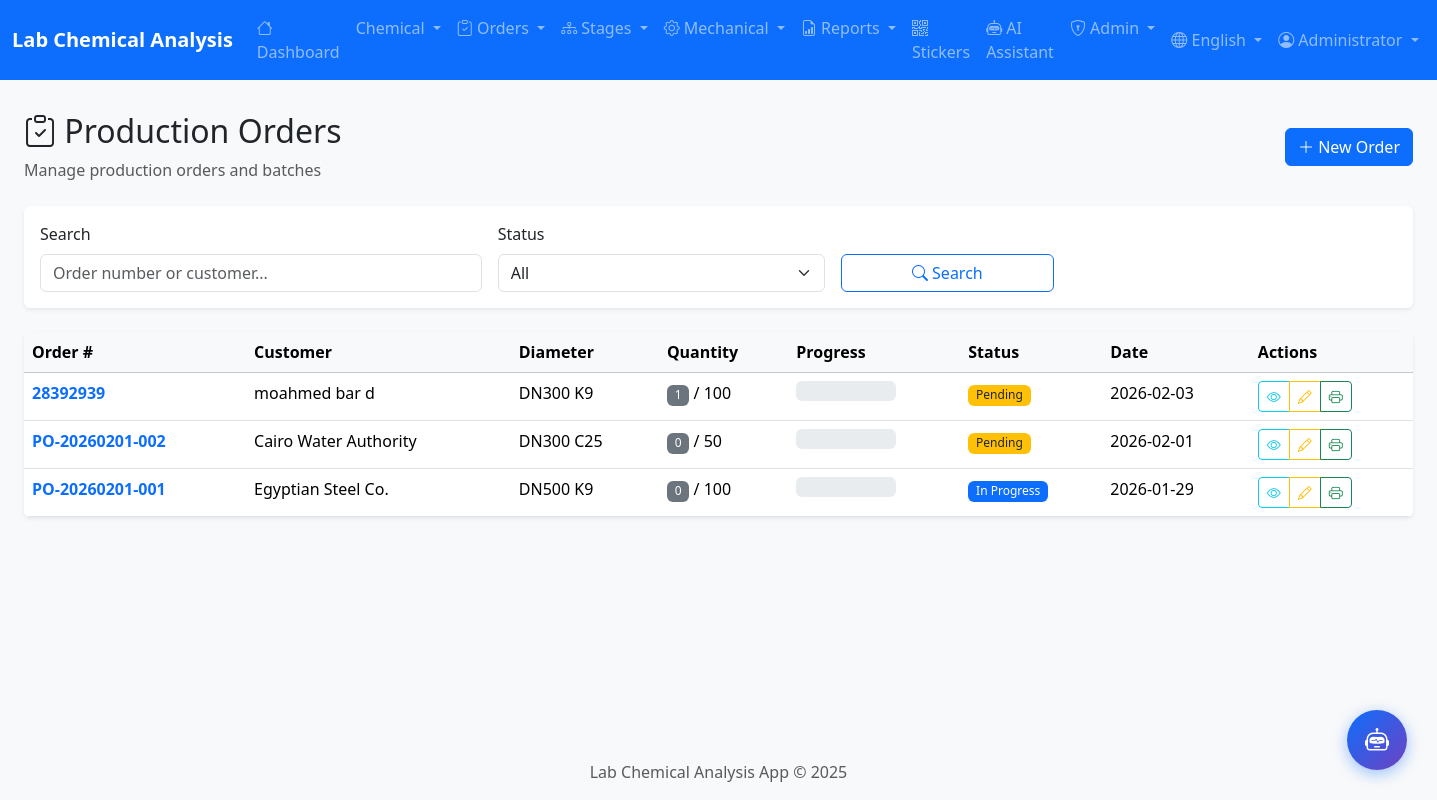
Screenshot of /orders/ (signed in) with the database file from the repository.
### app/models/user.py (models this page shows, shortened)
class User(UserMixin, db.Model):
    __tablename__ = 'users'
    id = db.Column(db.Integer, primary_key=True)
    username = db.Column(db.String(50), unique=True, nullable=False, index=True)
    password_hash = db.Column(db.String(255), nullable=False)
    full_name = db.Column(db.String(100))
    full_name_ar = db.Column(db.String(100))  # Arabic name
    email = db.Column(db.String(120), unique=True)
    role = db.Column(db.String(20), nullable=False, default='viewer')
    department = db.Column(db.String(50))  # Lab, Production, QC
    is_active = db.Column(db.Boolean, default=True)
    last_login = db.Column(db.DateTime)
    created_at = db.Column(db.DateTime, default=datetime.utcnow)
    updated_at = db.Column(db.DateTime, default=datetime.utcnow, onupdate=datetime.utcnow)
    ROLE_ADMIN = 'admin'
    ROLE_SUPERVISOR = 'supervisor'
    ROLE_OPERATOR = 'operator'
    ROLE_VIEWER = 'viewer'
    ROLES = [ROLE_ADMIN, ROLE_SUPERVISOR, ROLE_OPERATOR, ROLE_VIEWER]
    DEPT_LAB = 'Lab'
    DEPT_PRODUCTION = 'Production'
    DEPT_QC = 'QC'
    DEPT_ADMIN = 'Admin'
    DEPARTMENTS = [DEPT_LAB, DEPT_PRODUCTION, DEPT_QC, DEPT_ADMIN]
    @property
    def is_admin(self):
        return self.role == self.ROLE_ADMIN

### app/models/production_order.py (models this page shows, shortened)
class ProductionOrder(db.Model):
    __tablename__ = 'production_orders'
    id = db.Column(db.Integer, primary_key=True)
    order_number = db.Column(db.String(50), unique=True, nullable=False, index=True)  # رقم امر الانتاج
    customer_name = db.Column(db.String(200))  # اسم العميل
    customer_code = db.Column(db.String(50))
    target_quantity = db.Column(db.Integer, nullable=False)  # الكمية المطلوبة
    sales_number = db.Column(db.String(100))  # رقم أمر البيع
    diameter = db.Column(db.Integer)  # DN: 300, 500, 600
    pipe_class = db.Column(db.String(20))  # K9, C25, Fittings
    product_code = db.Column(db.String(100))  # كود المنتج
    product_description = db.Column(db.Text)  # وصف المنتج
    product_weight = db.Column(db.Float)  # الوزن (كجم)
    product_length = db.Column(db.Float)  # الطول (متر)
    order_date = db.Column(db.Date, nullable=False, default=datetime.utcnow)  # تاريخ الامر
    start_date = db.Column(db.Date)  # تاريخ بدء الانتاج
    expected_end_date = db.Column(db.Date)  # تاريخ الانتهاء المتوقع
    actual_end_date = db.Column(db.Date)  # تاريخ الانتهاء الفعلي
    status = db.Column(db.String(20), default='pending')  # pending, in_progress, completed, cancelled
    priority = db.Column(db.String(20), default='normal')  # low, normal, high, urgent
    notes = db.Column(db.Text)
    specifications = db.Column(db.Text)  # مواصفات خاصة
    created_at = db.Column(db.DateTime, default=datetime.utcnow)
    updated_at = db.Column(db.DateTime, default=datetime.utcnow, onupdate=datetime.utcnow)
    created_by_id = db.Column(db.Integer, db.ForeignKey('users.id'))
    created_by = db.relationship('User', backref='created_orders')
    pipes = db.relationship('Pipe', backref='production_order', lazy='dynamic')
    chemical_analyses = db.relationship('ChemicalAnalysis', backref='production_order', lazy='dynamic')
    STATUS_CHOICES = [
        ('pending', 'قيد الانتظار'),
        ('in_progress', 'جاري التنفيذ'),
        ('completed', 'مكتمل'),
        ('cancelled', 'ملغي')
    ]
    PRIORITY_CHOICES = [
        ('low', 'منخفض'),
        ('normal', 'عادي'),
        ('high', 'عالي'),
        ('urgent', 'عاجل')
    ]
    @property
    def produced_quantity(self):
        return self.pipes.count()
    @property
    def completed_quantity(self):
        count = 0
        for pipe in self.pipes:
            finish_stage = pipe.get_stage('Finish')
            if finish_stage and finish_stage.decision == 'ACCEPT':
                count += 1
        return count
    @property
    def progress_percentage(self):
        if self.target_quantity == 0:
            return 0
        return min(100, int((self.completed_quantity / self.target_quantity) * 100))

### app/routes/production_orders.py (the view, shortened to what this page needs)
@production_orders_bp.route('/')
@login_required
def index():
    status = request.args.get('status', '')
    search = request.args.get('search', '')
    page = request.args.get('page', 1, type=int)
    query = ProductionOrder.query
    if status:
        query = query.filter(ProductionOrder.status == status)
    query = query.order_by(ProductionOrder.order_date.desc())
    orders = query.paginate(page=page, per_page=20, error_out=False)
    return render_template('production_orders/list.html',
                          orders=orders,
                          status=status,
                          search=search)

### app/templates/production_orders/list.html (shortened to what this page needs)
{% extends 'base.html' %}
{% block content %}
<div class="container-fluid">
    <div class="d-flex justify-content-between align-items-center mb-4">
        <div>
            <h2>
                <i class="bi bi-clipboard-check"></i>
                {{ 'أوامر الإنتاج' if current_locale == 'ar' else 'Production Orders' }}
            </h2>
            <p class="text-muted mb-0">
                {{ 'إدارة أوامر الإنتاج والشحنات' if current_locale == 'ar' else 'Manage production orders and batches' }}
            </p>
        </div>
        <a href="{{ url_for('production_orders.add') }}" class="btn btn-primary">
            <i class="bi bi-plus-lg"></i>
            {{ 'أمر إنتاج جديد' if current_locale == 'ar' else 'New Order' }}
        </a>
    </div>
    <div class="card border-0 shadow-sm mb-4">
        <div class="card-body">
            <form method="GET" class="row g-3 align-items-end">
                <div class="col-md-4">
                    <label class="form-label">{{ 'البحث' if current_locale == 'ar' else 'Search' }}</label>
                    <input type="text" name="search" class="form-control"
                           placeholder="{{ 'رقم الأمر أو اسم العميل...' if current_locale == 'ar' else 'Order number or customer...' }}"
                           value="{{ search }}">
                </div>
                <div class="col-md-3">
                    <label class="form-label">{{ 'الحالة' if current_locale == 'ar' else 'Status' }}</label>
                    <select name="status" class="form-select">
                        <option value="">{{ 'الكل' if current_locale == 'ar' else 'All' }}</option>
                    </select>
                </div>
                <div class="col-md-2">
                    <button type="submit" class="btn btn-outline-primary w-100">
                        <i class="bi bi-search"></i> {{ 'بحث' if current_locale == 'ar' else 'Search' }}
                    </button>
                </div>
            </form>
        </div>
    </div>
    <div class="card border-0 shadow-sm">
        <div class="table-responsive">
            <table class="table table-hover mb-0">
                <thead class="table-light">
                    <tr>
                        <th>{{ 'رقم الأمر' if current_locale == 'ar' else 'Order #' }}</th>
                        <th>{{ 'العميل' if current_locale == 'ar' else 'Customer' }}</th>
                        <th>{{ 'القطر' if current_locale == 'ar' else 'Diameter' }}</th>
                        <th>{{ 'الكمية' if current_locale == 'ar' else 'Quantity' }}</th>
                        <th>{{ 'التقدم' if current_locale == 'ar' else 'Progress' }}</th>
                        <th>{{ 'الحالة' if current_locale == 'ar' else 'Status' }}</th>
                        <th>{{ 'التاريخ' if current_locale == 'ar' else 'Date' }}</th>
                        <th>{{ 'الإجراءات' if current_locale == 'ar' else 'Actions' }}</th>
                    </tr>
                </thead>
                <tbody>
                    {% for order in orders.items %}
                    <tr>
                        <td>
                            <a href="{{ url_for('production_orders.view', id=order.id) }}" class="fw-bold text-decoration-none">
                                {{ order.order_number }}
                            </a>
                        </td>
                        <td>{{ order.customer_name or '-' }}</td>
                        <td>DN{{ order.diameter }} {{ order.pipe_class or '' }}</td>
                        <td>
                            <span class="badge bg-secondary">{{ order.produced_quantity }}</span>
                            /
                            <span>{{ order.target_quantity }}</span>
                        </td>
                        <td>
                            <div class="progress" style="width: 100px; height: 20px;">
                            </div>
                        </td>
                        <td>
                            {% if order.status == 'pending' %}
                                <span class="badge bg-warning text-dark">{{ 'قيد الانتظار' if current_locale == 'ar' else 'Pending' }}</span>
                            {% elif order.status == 'in_progress' %}
                                <span class="badge bg-primary">{{ 'جاري التنفيذ' if current_locale == 'ar' else 'In Progress' }}</span>
                            {% elif order.status == 'completed' %}
                                <span class="badge bg-success">{{ 'مكتمل' if current_locale == 'ar' else 'Completed' }}</span>
                            {% elif order.status == 'cancelled' %}
                                <span class="badge bg-danger">{{ 'ملغي' if current_locale == 'ar' else 'Cancelled' }}</span>
                            {% endif %}
                        </td>
                        <td>{{ order.order_date.strftime('%Y-%m-%d') if order.order_date else '-' }}</td>
                        <td>
                            <div class="btn-group btn-group-sm">
                                <a href="{{ url_for('production_orders.view', id=order.id) }}" class="btn btn-outline-info" title="View">
                                    <i class="bi bi-eye"></i>
                                </a>
                                <a href="{{ url_for('production_orders.edit', id=order.id) }}" class="btn btn-outline-warning" title="Edit">
                                    <i class="bi bi-pencil"></i>
                                </a>
                                <a href="{{ url_for('production_orders.print_stickers', id=order.id) }}" class="btn btn-outline-success" title="Print Stickers">
                                    <i class="bi bi-printer"></i>
                                </a>
                            </div>
                        </td>
                    </tr>
                    {% endfor %}
                </tbody>
            </table>
        </div>
    </div>
</div>
{% endblock %}

### app/templates/base.html (shortened to what this page needs)
<!DOCTYPE html>
<html lang="{{ current_locale }}" dir="{{ 'rtl' if current_locale == 'ar' else 'ltr' }}">
<head>
    {% if current_locale == 'ar' %}
    <link href="https://cdn.jsdelivr.net/npm/bootstrap@5.3.2/dist/css/bootstrap.rtl.min.css" rel="stylesheet">
    {% else %}
    <link href="https://cdn.jsdelivr.net/npm/bootstrap@5.3.2/dist/css/bootstrap.min.css" rel="stylesheet">
    {% endif %}
    <link rel="stylesheet" href="https://cdn.jsdelivr.net/npm/bootstrap-icons@1.11.2/font/bootstrap-icons.min.css">
    <link rel="stylesheet" href="{{ url_for('static', filename='css/style.css') }}">
</head>
<body>
    <nav class="navbar navbar-expand-lg navbar-dark bg-primary sticky-top">
        <div class="container-fluid">
            <a class="navbar-brand" href="{{ url_for('main.index') }}">
                {% if current_locale == 'ar' %}
                مختبر التحليل الكيميائي
                {% else %}
                Lab Chemical Analysis
                {% endif %}
            </a>
            <div class="collapse navbar-collapse" id="navbarNav">
                {% if current_user.is_authenticated %}
                <ul class="navbar-nav me-auto">
                    <li class="nav-item">
                        <a class="nav-link" href="{{ url_for('main.index') }}">
                            <i class="bi bi-house"></i>
                            {{ 'الرئيسية' if current_locale == 'ar' else 'Dashboard' }}
                        </a>
                    </li>
                    <li class="nav-item dropdown">
                        <a class="nav-link dropdown-toggle" href="#" data-bs-toggle="dropdown">
                            {{ 'التحليل الكيميائي' if current_locale == 'ar' else 'Chemical' }}
                        </a>
                    </li>
                    <li class="nav-item dropdown">
                        <a class="nav-link dropdown-toggle" href="#" data-bs-toggle="dropdown">
                            <i class="bi bi-clipboard-check"></i>
                            {{ 'أوامر الإنتاج' if current_locale == 'ar' else 'Orders' }}
                        </a>
                    </li>
                    <li class="nav-item dropdown">
                        <a class="nav-link dropdown-toggle" href="#" data-bs-toggle="dropdown">
                            <i class="bi bi-diagram-3"></i>
                            {{ 'مراحل الإنتاج' if current_locale == 'ar' else 'Stages' }}
                        </a>
                    </li>
                    <li class="nav-item dropdown">
                        <a class="nav-link dropdown-toggle" href="#" data-bs-toggle="dropdown">
                            <i class="bi bi-gear"></i>
                            {{ 'الاختبارات الميكانيكية' if current_locale == 'ar' else 'Mechanical' }}
                        </a>
                    </li>
                    <li class="nav-item dropdown">
                        <a class="nav-link dropdown-toggle" href="#" data-bs-toggle="dropdown">
                            <i class="bi bi-file-earmark-bar-graph"></i>
                            {{ 'التقارير' if current_locale == 'ar' else 'Reports' }}
                        </a>
                    </li>
                    <li class="nav-item">
                        <a class="nav-link" href="{{ url_for('stickers.index') }}">
                            <i class="bi bi-qr-code"></i>
                            {{ 'الملصقات' if current_locale == 'ar' else 'Stickers' }}
                        </a>
                    </li>
                    <li class="nav-item">
                        <a class="nav-link" href="{{ url_for('chatbot.index') }}">
                            <i class="bi bi-robot"></i>
                            {{ 'المساعد الذكي' if current_locale == 'ar' else 'AI Assistant' }}
                        </a>
                    </li>
                    {% if current_user.is_admin %}
                    <li class="nav-item dropdown">
                        <a class="nav-link dropdown-toggle" href="#" data-bs-toggle="dropdown">
                            <i class="bi bi-shield-lock"></i>
                            {{ 'الإدارة' if current_locale == 'ar' else 'Admin' }}
                        </a>
                    </li>
                    {% endif %}
                </ul>
                <ul class="navbar-nav">
                    <li class="nav-item dropdown">
                        <a class="nav-link dropdown-toggle" href="#" data-bs-toggle="dropdown">
                            <i class="bi bi-globe"></i>
                            {{ 'العربية' if current_locale == 'ar' else 'English' }}
                        </a>
                    </li>
                    <li class="nav-item dropdown">
                        <a class="nav-link dropdown-toggle" href="#" data-bs-toggle="dropdown">
                            <i class="bi bi-person-circle"></i>
                            {{ current_user.full_name or current_user.username }}
                        </a>
                    </li>
                </ul>
                {% endif %}
            </div>
        </div>
    </nav>
    <main class="container-fluid py-3">
        {% block content %}{% endblock %}
    </main>
    <footer class="footer mt-auto py-3 bg-light">
        <div class="container text-center">
            <span class="text-muted">
                {{ 'مختبر التحليل الكيميائي' if current_locale == 'ar' else 'Lab Chemical Analysis App' }}
                &copy; 2025
            </span>
        </div>
    </footer>
    {% if current_user.is_authenticated %}
    <a href="{{ url_for('chatbot.index') }}" class="floating-chat-btn" title="{{ 'المساعد الذكي' if current_locale == 'ar' else 'AI Assistant' }}">
        <i class="bi bi-robot"></i>
    </a>
    {% endif %}
</body>
</html>

### rows the page displays
User: full_name "Administrator"
ProductionOrder: order_number "28392939", customer_name "moahmed bar d", diameter "300", pipe_class "K9", produced_quantity "1", target_quantity "100", status "Pending", order_date "2026-02-03"
ProductionOrder: order_number "PO-20260201-002", customer_name "Cairo Water Authority", diameter "300", pipe_class "C25", produced_quantity "0", target_quantity "50", status "Pending", order_date "2026-02-01"
ProductionOrder: order_number "PO-20260201-001", customer_name "Egyptian Steel Co.", diameter "500", pipe_class "K9", produced_quantity "0", target_quantity "100", value "In Progress", order_date "2026-01-29"

### other values shown
{{ 'الرئيسية' if current_locale == 'ar' else 'Dashboard' }} "Dashboard"
{{ 'التحليل الكيميائي' if current_locale == 'ar' else 'Chemical' }} "Chemical"
{{ 'أوامر الإنتاج' if current_locale == 'ar' else 'Orders' }} "Orders"
{{ 'مراحل الإنتاج' if current_locale == 'ar' else 'Stages' }} "Stages"
{{ 'الاختبارات الميكانيكية' if current_locale == 'ar' else 'Mechanical' }} "Mechanical"
{{ 'التقارير' if current_locale == 'ar' else 'Reports' }} "Reports"
{{ 'الملصقات' if current_locale == 'ar' else 'Stickers' }} "Stickers"
{{ 'المساعد الذكي' if current_locale == 'ar' else 'AI Assistant' }} "AI Assistant"
{{ 'الإدارة' if current_locale == 'ar' else 'Admin' }} "Admin"
{{ 'العربية' if current_locale == 'ar' else 'English' }} "English"
{{ 'أوامر الإنتاج' if current_locale == 'ar' else 'Production Orders' }} "Production Orders"
{{ 'أمر إنتاج جديد' if current_locale == 'ar' else 'New Order' }} "New Order"
{{ 'البحث' if current_locale == 'ar' else 'Search' }} "Search"
{{ 'الحالة' if current_locale == 'ar' else 'Status' }} "Status"
{{ 'بحث' if current_locale == 'ar' else 'Search' }} "Search"
